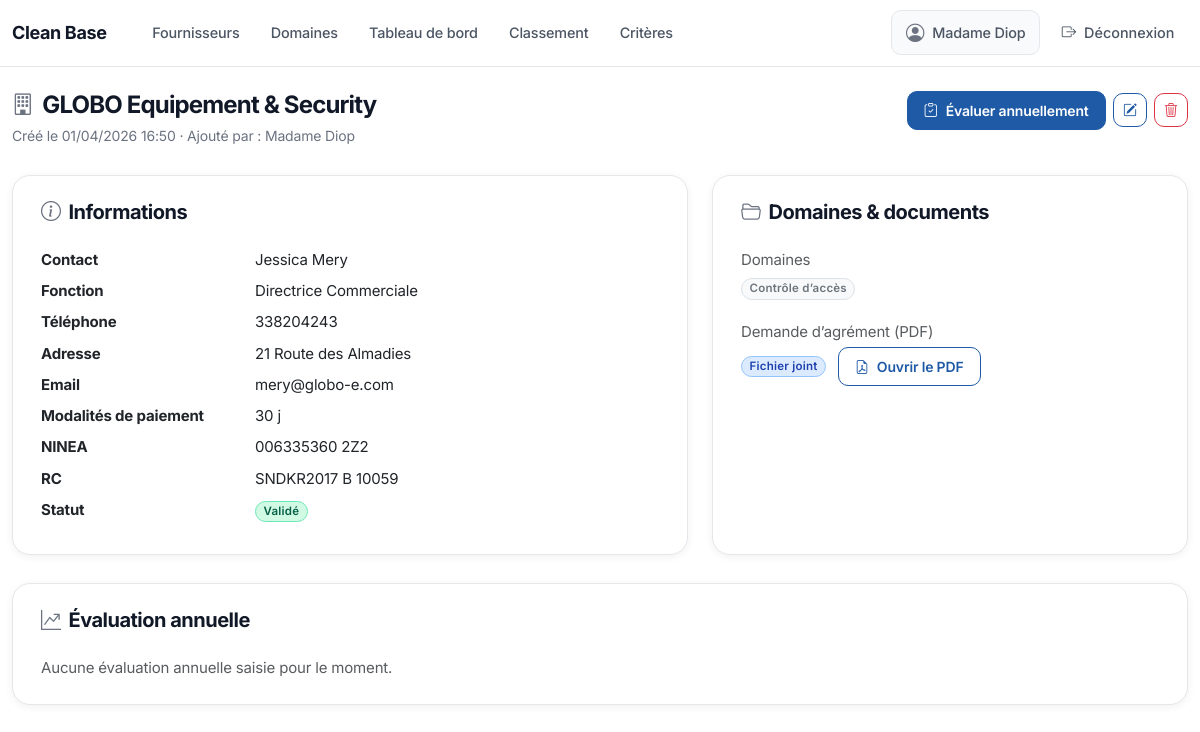
/fournisseurs/10/ (signed in), run on an earlier commit of the app's database.
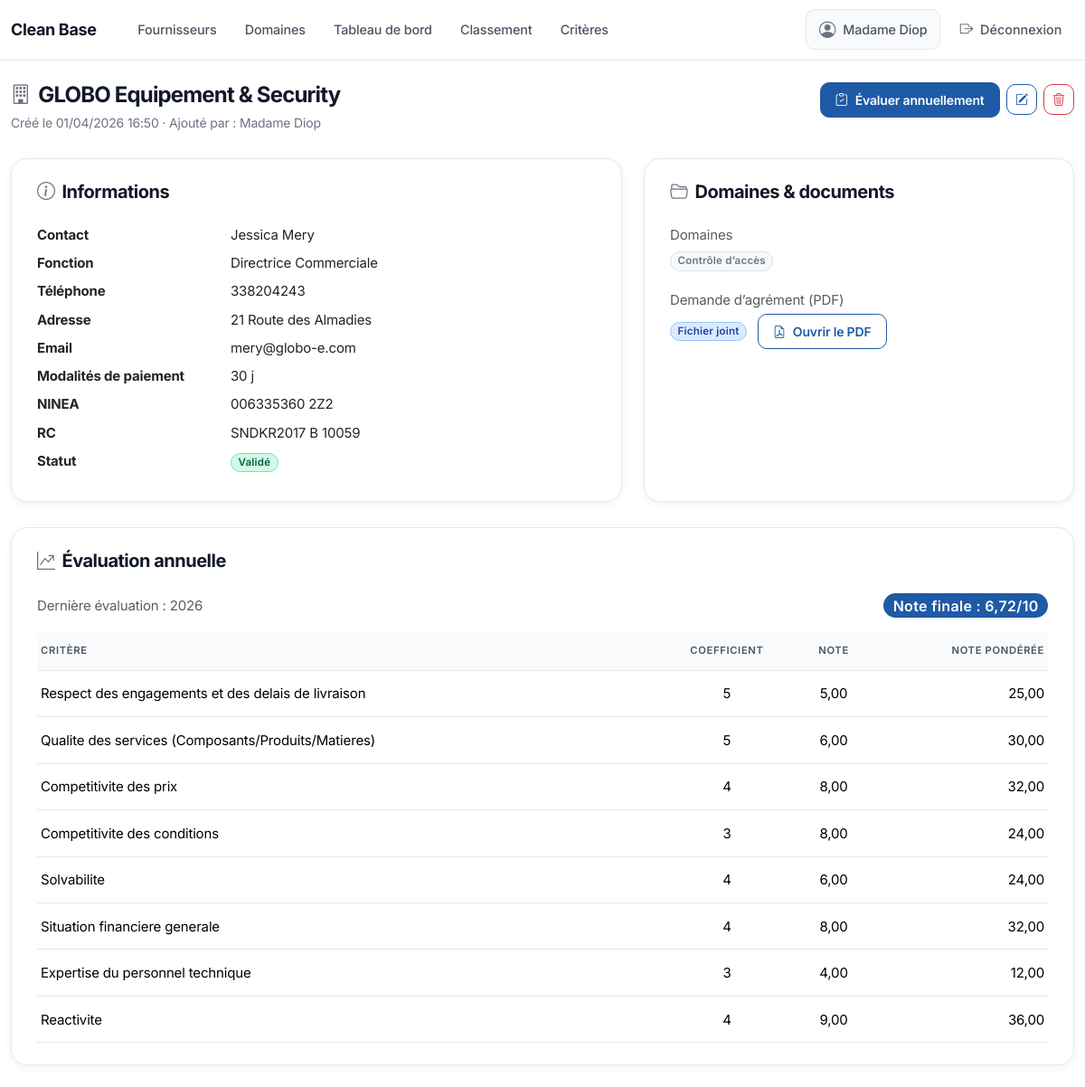
And on a later commit of the database.
### fournisseurs/models.py (models this page shows, shortened)
class Fournisseur(models.Model):
    class Statut(models.TextChoices):
        EN_ATTENTE = "en_attente", "En attente"
        VALIDE = "valide", "Validé"
        REFUSE = "refuse", "Refusé"
    raison_sociale = models.CharField(max_length=255, db_index=True)
    domaines = models.ManyToManyField(DomaineActivite, related_name="fournisseurs", blank=True)
    created_by = models.ForeignKey(
        "auth.User",
        null=True,
        blank=True,
        on_delete=models.SET_NULL,
        related_name="fournisseurs_crees",
    )
    contact = models.CharField(max_length=255, blank=True)
    fonction = models.CharField(max_length=255, blank=True)
    telephone = models.CharField(max_length=50, blank=True)
    adresse = models.TextField(blank=True)
    email = models.CharField(max_length=254, blank=True, db_index=True)
    modalites_paiement = models.CharField(max_length=255, blank=True)
    ninea = models.CharField(max_length=100, blank=True)
    rc = models.CharField(max_length=100, blank=True)
    demande_agrement = models.FileField(upload_to="agrements/", blank=True, null=True)
    statut = models.CharField(max_length=20, choices=Statut.choices, default=Statut.EN_ATTENTE, db_index=True)
    date_creation = models.DateTimeField(auto_now_add=True)
    class Meta:
        verbose_name = "Fournisseur"
        verbose_name_plural = "Fournisseurs"
        ordering = ["-date_creation"]
        indexes = [
            models.Index(fields=["raison_sociale"]),
            models.Index(fields=["statut"]),
            models.Index(fields=["email"]),
        ]

class DomaineActivite(models.Model):
    nom = models.CharField(max_length=150, unique=True)
    created_by = models.ForeignKey(
        "auth.User",
        null=True,
        blank=True,
        on_delete=models.SET_NULL,
        related_name="domaines_crees",
    )
    class Meta:
        verbose_name = "Domaine d’activité"
        verbose_name_plural = "Domaines d’activités"
        ordering = ["nom"]

class EvaluationAnnuelle(models.Model):
    fournisseur = models.ForeignKey(
        Fournisseur, on_delete=models.CASCADE, related_name="evaluations_annuelles"
    )
    annee = models.PositiveSmallIntegerField()
    created_by = models.ForeignKey(
        "auth.User",
        null=True,
        blank=True,
        on_delete=models.SET_NULL,
        related_name="evaluations_annuelles_creees",
    )
    date_creation = models.DateTimeField(auto_now_add=True)
    date_modification = models.DateTimeField(auto_now=True)
    class Meta:
        verbose_name = "Évaluation annuelle"
        verbose_name_plural = "Évaluations annuelles"
        ordering = ["-annee", "-date_creation"]
        constraints = [
            models.UniqueConstraint(
                fields=["fournisseur", "annee"],
                name="uniq_eval_annuelle_fournisseur_annee",
            )
        ]
    @property
    def note_finale(self):
        lignes = self.lignes.select_related("critere").all()
        total_coeff = sum(item.critere.coefficient for item in lignes)
        if total_coeff == 0:
            return 0
        total_pondere = sum(float(item.note) * item.critere.coefficient for item in lignes)
        return round(total_pondere / total_coeff, 2)

class EvaluationAnnuelleLigne(models.Model):
    evaluation = models.ForeignKey(
        EvaluationAnnuelle, on_delete=models.CASCADE, related_name="lignes"
    )
    critere = models.ForeignKey(
        CritereEvaluation, on_delete=models.PROTECT, related_name="lignes_evaluation"
    )
    note = models.DecimalField(
        max_digits=4,
        decimal_places=2,
        validators=[MinValueValidator(0), MaxValueValidator(10)],
    )
    class Meta:
        verbose_name = "Ligne d’évaluation annuelle"
        verbose_name_plural = "Lignes d’évaluation annuelle"
        ordering = ["critere__ordre", "critere__libelle"]
        constraints = [
            models.UniqueConstraint(
                fields=["evaluation", "critere"],
                name="uniq_eval_annuelle_ligne_par_critere",
            )
        ]

class CritereEvaluation(models.Model):
    code = models.CharField(max_length=80, unique=True)
    libelle = models.CharField(max_length=255)
    coefficient = models.PositiveSmallIntegerField(
        validators=[MinValueValidator(1), MaxValueValidator(5)]
    )
    ordre = models.PositiveSmallIntegerField(default=1)
    actif = models.BooleanField(default=True)
    class Meta:
        verbose_name = "Critère d’évaluation"
        verbose_name_plural = "Critères d’évaluation"
        ordering = ["ordre", "libelle"]

### fournisseurs/views.py (the view)
# urls.py: path("fournisseurs/<int:pk>/", FournisseurDetailView.as_view(), name="fournisseur_detail"),
class FournisseurDetailView(LoginRequiredMixin, DetailView):
    model = Fournisseur
    template_name = "fournisseurs/fournisseur_detail.html"
    context_object_name = "fournisseur"
    def get_queryset(self):
        return Fournisseur.objects.select_related("created_by").prefetch_related("domaines")
    def get_context_data(self, **kwargs):
        context = super().get_context_data(**kwargs)
        last_eval = (
            self.object.evaluations_annuelles.prefetch_related("lignes__critere")
            .order_by("-annee", "-date_creation")
            .first()
        )
        rows = []
        if last_eval:
            for line in last_eval.lignes.all():
                rows.append(
                    {
                        "line": line,
                        "note_ponderee": round(float(line.note) * line.critere.coefficient, 2),
                    }
                )
        context["last_evaluation"] = last_eval
        context["last_evaluation_rows"] = rows
        return context

### fournisseurs/templates/fournisseurs/fournisseur_detail.html (shortened to what this page needs)
{% extends "base.html" %}
{% block content %}
  <header class="saas-page-header">
    <div>
      <h1 class="saas-page-title">
        <i class="bi bi-building" aria-hidden="true"></i>
        <span>{{ fournisseur.raison_sociale }}</span>
      </h1>
      <p class="saas-page-sub mb-0">
        Créé le {{ fournisseur.date_creation|date:"d/m/Y H:i" }}
        · Ajouté par :
        {% if fournisseur.created_by %}
          {% firstof fournisseur.created_by.get_full_name fournisseur.created_by.username %}
        {% else %}
          —
        {% endif %}
      </p>
    </div>
    <div class="text-end actions-group">
      <a class="btn btn-primary d-inline-flex align-items-center gap-2" href="{% url 'fournisseurs:fournisseur_evaluation_create' fournisseur.pk %}">
        <i class="bi bi-clipboard-check"></i>
        <span>Évaluer annuellement</span>
      </a>
      <a class="btn btn-outline-primary btn-icon" href="{% url 'fournisseurs:fournisseur_update' fournisseur.pk %}" aria-label="Modifier" title="Modifier">
        <i class="bi bi-pencil-square"></i>
      </a>
      <a class="btn btn-outline-danger btn-icon" href="{% url 'fournisseurs:fournisseur_delete' fournisseur.pk %}" aria-label="Supprimer" title="Supprimer">
        <i class="bi bi-trash3"></i>
      </a>
    </div>
  </header>
  <div class="row g-4">
    <div class="col-lg-7">
      <div class="card h-100">
        <div class="card-body saas-card-body-pad">
          <h2 class="h5 section-title mb-4 d-inline-flex align-items-center gap-2">
            <i class="bi bi-info-circle"></i>
            <span>Informations</span>
          </h2>
          <dl class="row mb-0">
            <dt class="col-sm-4">Contact</dt>
            <dd class="col-sm-8">{{ fournisseur.contact|default:"—" }}</dd>
            <dt class="col-sm-4">Fonction</dt>
            <dd class="col-sm-8">{{ fournisseur.fonction|default:"—" }}</dd>
            <dt class="col-sm-4">Téléphone</dt>
            <dd class="col-sm-8">{{ fournisseur.telephone|default:"—" }}</dd>
            <dt class="col-sm-4">Adresse</dt>
            <dd class="col-sm-8">{{ fournisseur.adresse|linebreaksbr|default:"—" }}</dd>
            <dt class="col-sm-4">Email</dt>
            <dd class="col-sm-8">{{ fournisseur.email|default:"—" }}</dd>
            <dt class="col-sm-4">Modalités de paiement</dt>
            <dd class="col-sm-8">{{ fournisseur.modalites_paiement|default:"—" }}</dd>
            <dt class="col-sm-4">NINEA</dt>
            <dd class="col-sm-8">{{ fournisseur.ninea|default:"—" }}</dd>
            <dt class="col-sm-4">RC</dt>
            <dd class="col-sm-8">{{ fournisseur.rc|default:"—" }}</dd>
            <dt class="col-sm-4">Statut</dt>
            <dd class="col-sm-8">
              {% if fournisseur.statut == 'en_attente' %}
                <span class="badge rounded-pill badge-statut-en_attente">En attente</span>
              {% elif fournisseur.statut == 'valide' %}
                <span class="badge rounded-pill badge-statut-valide">Validé</span>
              {% else %}
                <span class="badge rounded-pill badge-statut-refuse">Refusé</span>
              {% endif %}
            </dd>
          </dl>
        </div>
      </div>
    </div>
    <div class="col-lg-5">
      <div class="card h-100">
        <div class="card-body saas-card-body-pad">
          <h2 class="h5 section-title mb-4 d-inline-flex align-items-center gap-2">
            <i class="bi bi-folder2-open"></i>
            <span>Domaines & documents</span>
          </h2>
          <div class="mb-3">
            <div class="text-muted mb-1">Domaines</div>
            <div>
              {% for d in fournisseur.domaines.all %}
                <span class="badge rounded-pill bg-light text-secondary border me-1 mb-1">{{ d.nom }}</span>
              {% empty %}
                <span class="text-muted">—</span>
              {% endfor %}
            </div>
          </div>
          <div>
            <div class="text-muted mb-1">Demande d’agrément (PDF)</div>
            {% if fournisseur.demande_agrement %}
              <span class="badge rounded-pill badge-qualite-doc-oui me-2 align-middle">Fichier joint</span>
              <a class="btn btn-sm btn-outline-primary d-inline-flex align-items-center gap-2" href="{% url 'fournisseurs:demande_agrement' fournisseur.pk %}" target="_blank" rel="noopener">
                <i class="bi bi-file-earmark-pdf"></i>
                <span>Ouvrir le PDF</span>
              </a>
            {% else %}
              <span class="badge rounded-pill badge-qualite-doc-non">Non fourni</span>
            {% endif %}
          </div>
        </div>
      </div>
    </div>
  </div>
  <div class="row g-4 mt-1">
    <div class="col-12">
      <div class="card">
        <div class="card-body saas-card-body-pad">
          <h2 class="h5 section-title mb-4 d-inline-flex align-items-center gap-2">
            <i class="bi bi-graph-up-arrow"></i>
            <span>Évaluation annuelle</span>
          </h2>
          {% if last_evaluation %}
            <div class="d-flex align-items-center justify-content-between flex-wrap gap-2 mb-3">
              <div class="text-muted">
                Dernière évaluation : {{ last_evaluation.annee }}
              </div>
              <span class="badge rounded-pill bg-primary fs-6">Note finale : {{ last_evaluation.note_finale }}/10</span>
            </div>
            <div class="table-responsive">
              <table class="table table-sm align-middle">
                <thead>
                  <tr>
                    <th>Critère</th>
                    <th class="text-center">Coefficient</th>
                    <th class="text-center">Note</th>
                    <th class="text-end">Note pondérée</th>
                  </tr>
                </thead>
                <tbody>
                  {% for row in last_evaluation_rows %}
                    <tr>
                      <td>{{ row.line.critere.libelle }}</td>
                      <td class="text-center">{{ row.line.critere.coefficient }}</td>
                      <td class="text-center">{{ row.line.note|floatformat:2 }}</td>
                      <td class="text-end">{{ row.note_ponderee|floatformat:2 }}</td>
                    </tr>
                  {% endfor %}
                </tbody>
              </table>
            </div>
          {% else %}
            <p class="text-muted mb-0">Aucune évaluation annuelle saisie pour le moment.</p>
          {% endif %}
        </div>
      </div>
    </div>
  </div>
{% endblock %}

### templates/base.html (shortened to what this page needs)
<!doctype html>
{% load static %}
<html lang="fr">
  <head>
    <link
      href="https://cdn.jsdelivr.net/npm/bootstrap@5.3.3/dist/css/bootstrap.min.css"
      rel="stylesheet"
    />
    <link
      rel="stylesheet"
      href="https://cdn.jsdelivr.net/npm/bootstrap-icons@1.11.3/font/bootstrap-icons.min.css"
    />
  </head>
  <body class="saas-body {% block body_class %}{% endblock %}">
    <nav class="navbar navbar-expand-lg navbar-light app-navbar">
      <div class="container">
        <a class="navbar-brand saas-brand" href="{% url 'fournisseurs:dashboard' %}">Clean Base</a>
        <div class="collapse navbar-collapse" id="nav">
          <ul class="navbar-nav me-auto ms-lg-3 gap-lg-1">
            {% if user.is_authenticated %}
              <li class="nav-item">
                <a class="nav-link" href="{% url 'fournisseurs:fournisseurs_list' %}">Fournisseurs</a>
              </li>
              <li class="nav-item">
                <a class="nav-link" href="{% url 'fournisseurs:domaines_list' %}">Domaines</a>
              </li>
              <li class="nav-item">
                <a class="nav-link" href="{% url 'fournisseurs:dashboard' %}">Tableau de bord</a>
              </li>
              <li class="nav-item">
                <a class="nav-link" href="{% url 'fournisseurs:fournisseurs_classement' %}">Classement</a>
              </li>
              <li class="nav-item">
                <a class="nav-link" href="{% url 'fournisseurs:criteres_evaluation_manage' %}">Critères</a>
              </li>
            {% endif %}
          </ul>
          <ul class="navbar-nav align-items-lg-center gap-1">
            {% if user.is_authenticated %}
              <li class="nav-item">
                <span class="nav-link saas-nav-user d-inline-flex align-items-center gap-2">
                  <i class="bi bi-person-circle"></i>
                  <span>{% firstof user.get_full_name user.username %}</span>
                </span>
              </li>
              <li class="nav-item">
                <form method="post" action="{% url 'logout' %}" class="d-inline-flex align-items-center m-0">
                  <button type="submit" class="nav-link bg-transparent border-0 d-inline-flex align-items-center gap-2">
                    <i class="bi bi-box-arrow-right"></i>
                    <span>Déconnexion</span>
                  </button>
                </form>
              </li>
            {% endif %}
          </ul>
        </div>
      </div>
    </nav>
    <main class="container app-shell py-4">
      {% block content %}{% endblock %}
    </main>
  </body>
</html>

What changed in the data, as far as the page shows it:
added EvaluationAnnuelle: annee "2026", note_finale "6,72"
added EvaluationAnnuelleLigne: line.critere.libelle "Respect des engagements et des delais de livraison", line.critere.coefficient "5", line.note "5,00", note_ponderee "25,00"
added EvaluationAnnuelleLigne: line.critere.libelle "Qualite des services (Composants/Produits/Matieres)", line.critere.coefficient "5", line.note "6,00", note_ponderee "30,00"
added EvaluationAnnuelleLigne: line.critere.libelle "Competitivite des prix", line.critere.coefficient "4", line.note "8,00", note_ponderee "32,00"
added EvaluationAnnuelleLigne: line.critere.libelle "Competitivite des conditions", line.critere.coefficient "3", line.note "8,00", note_ponderee "24,00"
added EvaluationAnnuelleLigne: line.critere.libelle "Solvabilite", line.critere.coefficient "4", line.note "6,00", note_ponderee "24,00"
added EvaluationAnnuelleLigne: line.critere.libelle "Situation financiere generale", line.critere.coefficient "4", line.note "8,00", note_ponderee "32,00"
added EvaluationAnnuelleLigne: line.critere.libelle "Expertise du personnel technique", line.critere.coefficient "3", line.note "4,00", note_ponderee "12,00"
added EvaluationAnnuelleLigne: line.critere.libelle "Reactivite", line.critere.coefficient "4", line.note "9,00", note_ponderee "36,00"
Also different on the page:
text no longer shown: "Aucune évaluation annuelle saisie pour le moment."
text now shown: "Dernière évaluation : Note finale : /10 CRITÈRE COEFFICIENT NOTE NOTE PONDÉRÉE"
